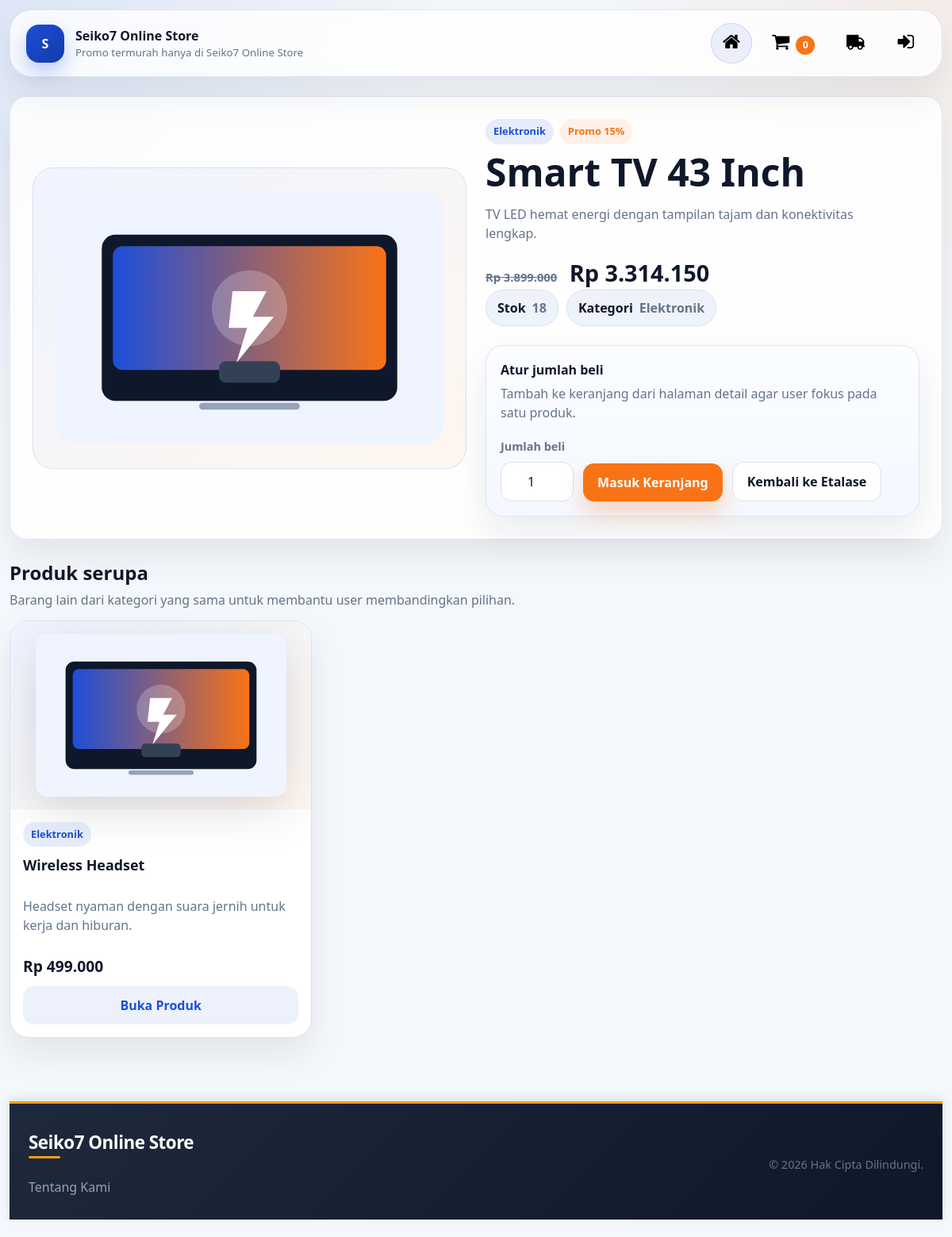
Screenshot of /product.php?id=1 with the database file from the repository.
### tables this page shows
CREATE TABLE products (
    id INT AUTO_INCREMENT PRIMARY KEY,
    category_id INT NOT NULL,
    name VARCHAR(150) NOT NULL,
    slug VARCHAR(180) NOT NULL UNIQUE,
    description VARCHAR(255) NOT NULL,
    price DECIMAL(14,2) NOT NULL DEFAULT 0,
    stock INT NOT NULL DEFAULT 0,
    image VARCHAR(255) NOT NULL,
    is_promo TINYINT(1) NOT NULL DEFAULT 0,
    promo_percent TINYINT UNSIGNED NOT NULL DEFAULT 0,
    created_at TIMESTAMP DEFAULT CURRENT_TIMESTAMP,
    updated_at TIMESTAMP DEFAULT CURRENT_TIMESTAMP ON UPDATE CURRENT_TIMESTAMP,
    CONSTRAINT fk_products_category FOREIGN KEY (category_id) REFERENCES categories(id) ON DELETE RESTRICT ON UPDATE CASCADE
);

CREATE TABLE categories (
    id INT AUTO_INCREMENT PRIMARY KEY,
    name VARCHAR(100) NOT NULL UNIQUE,
    slug VARCHAR(120) NOT NULL UNIQUE
);

### app/functions.php (called while the page is built, shortened)
<?php
require_once __DIR__ . '/db.php';
function app_base_path(): string
{
    $script = str_replace('\\', '/', $_SERVER['SCRIPT_NAME'] ?? '');
    $base = rtrim(dirname($script), '/');
    return $base === '/' ? '' : $base;
}
function url(string $path = ''): string
{
    $base = app_base_path();
    $path = ltrim($path, '/');
    return $base . '/' . $path;
}
function asset(string $path): string
{
    return url($path);
}
function e(?string $value): string
{
    return htmlspecialchars((string) $value, ENT_QUOTES, 'UTF-8');
}
function format_currency(float|int|string $value): string
{
    return 'Rp ' . number_format((float) $value, 0, ',', '.');
}
function effective_price(array $product): float
{
    $price = (float) $product['price'];
    $promoPercent = (int) ($product['promo_percent'] ?? 0);
    $isPromo = (int) ($product['is_promo'] ?? 0) === 1;
    if ($isPromo && $promoPercent > 0) {
        return round($price * (100 - $promoPercent) / 100, 0);
    }
    return $price;
}
function cart(): array
{
    return $_SESSION['cart'] ?? [];
}
function cart_count(): int
{
    return array_sum(array_map('intval', cart()));
}

### app/db.php (called while the page is built, shortened)
<?php
function db(): PDO
{
    static $pdo = null;
    if ($pdo instanceof PDO) {
        return $pdo;
    }
    $dsn = sprintf(
        'mysql:host=%s;dbname=%s;charset=%s',
        DB_HOST,
        DB_NAME,
        DB_CHARSET
    );
    $pdo = new PDO($dsn, DB_USER, DB_PASS, [
        PDO::ATTR_ERRMODE => PDO::ERRMODE_EXCEPTION,
        PDO::ATTR_DEFAULT_FETCH_MODE => PDO::FETCH_ASSOC,
        PDO::ATTR_EMULATE_PREPARES => false,
    ]);
    return $pdo;
}

### product.php (the view, shortened to what this page needs)
<?php
$productId = (int) ($_GET['id'] ?? 0);
$stmt = db()->prepare("
    SELECT p.*, c.name AS category_name
    FROM products p
    JOIN categories c ON c.id = p.category_id
    WHERE p.id = ?
    LIMIT 1
");
$stmt->execute([$productId]);
$product = $stmt->fetch();
$relatedStmt = db()->prepare("
    SELECT p.*, c.name AS category_name
    FROM products p
    JOIN categories c ON c.id = p.category_id
    WHERE p.category_id = ? AND p.id <> ?
    ORDER BY p.updated_at DESC
    LIMIT 3
");
$relatedStmt->execute([(int) $product['category_id'], (int) $product['id']]);
$relatedProducts = $relatedStmt->fetchAll();
$activePage = 'home';
require __DIR__ . '/partials/header.php';
?>
<section class="detail-hero card">
    <div class="detail-grid">
        <div class="detail-media">
            <img src="<?= asset($product['image']) ?>" alt="<?= e($product['name']) ?>">
        </div>
        <div class="detail-content">
            <div class="product-meta">
                <span class="tag tag-primary"><?= e($product['category_name']) ?></span>
                <?php if ((int) $product['is_promo'] === 1): ?>
                    <span class="tag tag-accent">Promo <?= (int) $product['promo_percent'] ?>%</span>
                <?php endif; ?>
            </div>
            <h1><?= e($product['name']) ?></h1>
            <p class="muted detail-description"><?= e($product['description']) ?></p>
            <div class="price detail-price">
                <?php if (effective_price($product) < (float) $product['price']): ?>
                    <del><?= format_currency($product['price']) ?></del>
                <?php endif; ?>
                <?= format_currency(effective_price($product)) ?>
            </div>
            <div class="pillbar">
                <span class="pill"><strong>Stok</strong> <?= (int) $product['stock'] ?></span>
                <span class="pill"><strong>Kategori</strong> <?= e($product['category_name']) ?></span>
            </div>
            <div class="detail-purchase card">
                <div>
                    <strong>Atur jumlah beli</strong>
                    <p class="muted">Tambah ke keranjang dari halaman detail agar user fokus pada satu produk.</p>
                </div>
                <form method="post" class="detail-form">
                    <div class="field quantity-field">
                        <label for="qty">Jumlah beli</label>
                        <input id="qty" class="quantity quantity-compact" type="number" name="qty" value="1" min="1" max="<?= max(1, (int) $product['stock']) ?>">
                    </div>
                    <button class="btn btn-primary" type="submit" <?= (int) $product['stock'] <= 0 ? 'disabled' : '' ?>>Masuk Keranjang</button>
                    <a class="btn btn-outline" href="<?= url('index.php') ?>">Kembali ke Etalase</a>
                </form>
            </div>
        </div>
    </div>
</section>
<?php if ($relatedProducts): ?>
<section class="section">
    <div class="section-head">
        <div>
            <h2>Produk serupa</h2>
            <p>Barang lain dari kategori yang sama untuk membantu user membandingkan pilihan.</p>
        </div>
    </div>
    <div class="product-grid">
        <?php foreach ($relatedProducts as $related): ?>
            <?php $displayPrice = effective_price($related); ?>
            <article class="product-card">
                <a class="product-link" href="<?= url('product.php?id=' . (int) $related['id']) ?>">
                    <div class="product-media">
                        <img src="<?= asset($related['image']) ?>" alt="<?= e($related['name']) ?>">
                    </div>
                </a>
                <div class="product-body">
                    <div class="product-meta">
                        <span class="tag tag-primary"><?= e($related['category_name']) ?></span>
                    </div>
                    <h3><a href="<?= url('product.php?id=' . (int) $related['id']) ?>"><?= e($related['name']) ?></a></h3>
                    <p class="muted"><?= e($related['description']) ?></p>
                    <div class="price">
                        <?= format_currency($displayPrice) ?>
                    </div>
                    <a class="btn btn-soft" href="<?= url('product.php?id=' . (int) $related['id']) ?>">Buka Produk</a>
                </div>
            </article>
        <?php endforeach; ?>
    </div>
</section>
<?php endif; ?>
<?php require __DIR__ . '/partials/footer.php'; ?>

### partials/header.php (shortened to what this page needs)
<?php
$showAdminNav = $showAdminNav ?? false;
$showTopbar = $showTopbar ?? true;
$activePage = $activePage ?? '';
$cartCount = cart_count();
?>
<!doctype html>
<html lang="id">
<head>
    <link rel="stylesheet" href="<?= asset('assets/css/style.css') ?>">
    <link rel="stylesheet" href="https://cdnjs.cloudflare.com/ajax/libs/font-awesome/4.7.0/css/font-awesome.min.css">
<body class="<?= $showAdminNav ? 'admin-body' : 'store-body' ?>">
<div class="page-shell">
    <?php if ($showTopbar): ?>
    <header class="topbar">
        <a class="brand" href="<?= $showAdminNav ? url('admin/index.php') : url('index.php') ?>">
            <span class="brand-mark">S</span>
            <span>
                <strong><?= e(APP_NAME) ?></strong>
                <small><?= $showAdminNav ? 'Dashboard admin dan manajemen barang' : 'Promo termurah hanya di ' . e(APP_NAME) ?></small>
            </span>
        </a>
        <nav class="nav-links">
            <?php if ($showAdminNav): ?>
                <a class="<?= $activePage === 'dashboard' ? 'active' : '' ?>" href="<?= url('admin/index.php') ?>">Dashboard</a>
                <a class="<?= $activePage === 'products' ? 'active' : '' ?>" href="<?= url('admin/products.php') ?>">Kelola Barang</a>
                <a class="<?= $activePage === 'orders' ? 'active' : '' ?>" href="<?= url('admin/orders.php') ?>">Kelola Order</a>
                <a href="<?= url('index.php') ?>">Lihat Etalase</a>
                <a href="<?= url('admin/logout.php') ?>">Logout</a>
            <?php else: ?>
                <a class="<?= $activePage === 'home' ? 'active' : '' ?>" href="<?= url('index.php') ?>"><i class="fa fa-home" style="font-size:24px; color:black;"></i></a>
                <a class="<?= $activePage === 'cart' ? 'active' : '' ?>" href="<?= url('cart.php') ?>"><i class="fa fa-shopping-cart" style="font-size:24px; color:black;"></i> <span class="badge"><?= (int) $cartCount ?></span></a>
                <a class="<?= $activePage === 'orders' ? 'active' : '' ?>" href="<?= url('orders.php') ?>"><i class="fa fa-truck fa-flip-horizontal" style="font-size:24px; color:#000000;"></i></a>
                <a href="<?= url('login') ?>"><i class="fa fa-sign-in" style="font-size:24px; color:black;"></i></a>
            <?php endif; ?>
        </nav>
    </header>
    <?php endif; ?>
    <main class="content">

### partials/footer.php
    </main>
<footer class="footer">
    <div>
        <strong><?= e(APP_NAME) ?></strong>
        <p><a href="tentang_kami.php">Tentang Kami</a></p>
    </div>
    <div class="footer-note">
    &copy; 2026 Hak Cipta Dilindungi.
</div>
</footer>
</div>
</body>
</html>

### rows the page displays
products: image (picture), category.name "Elektronik", promo_percent "15", name "Smart TV 43 Inch", description "TV LED hemat energi dengan tampilan tajam dan konektivitas lengkap.", price "Rp 3.899.000", format_currency(effective_price($product)) "Rp 3.314.150", stock "18"
products: image (picture), category.name "Elektronik", name "Wireless Headset", description "Headset nyaman dengan suara jernih untuk kerja dan hiburan.", price "Rp 499.000"

### other values shown
APP_NAME "Seiko7 Online Store"
$cartCount "0"
